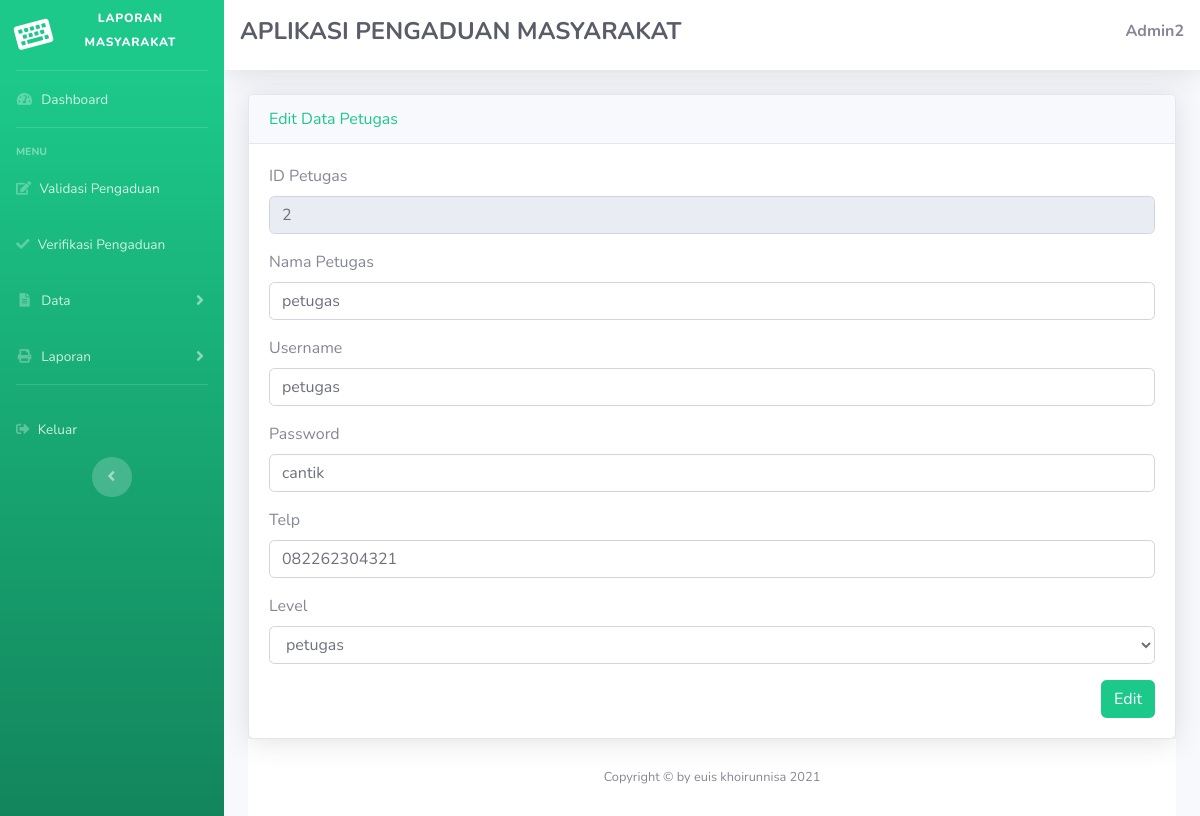
Page /admin/admin.php?url=edit_petugas&id=2 (signed in) on the committed database.
### tables this page shows
CREATE TABLE `petugas` (
  `id_petugas` int(11) NOT NULL,
  `nama_petugas` varchar(35) NOT NULL,
  `username` varchar(25) NOT NULL,
  `password` varchar(32) NOT NULL,
  `telp` varchar(12) NOT NULL,
  `level` enum('admin','petugas','','') NOT NULL
);

### admin/edit_petugas.php (the view, shortened to what this page needs)
<!DOCTYPE html>
<html lang="en">
<head>
  <link href=",,/vendor/fontawesome-free/css/all.min.css" rel="stylesheet" type="text/css">
  <link href="../css/sb-admin-2.min.css" rel="stylesheet">
</head>
<body id="page-top">
<div class="card shadow">
    <div class="card-header text-success">
        Edit Data Petugas
    </div>
    <div class="card-body">
    <?php
    require '../koneksi.php';
    $sqli=mysqli_query($konek, "select * from petugas where id_petugas='$_GET[id]' ");
    if($data=mysqli_fetch_array($sqli))
    {
        ?>
        <form action="update_petugas.php" method="post" class="form-horizontal" enctype="multipart/form-data">
            <div class="form-group cols-sm-6">
                <label>ID Petugas</label>
                <input type="text" name="id_petugas" value="<?php echo $data['id_petugas']; ?> " class="form-control" readonly>
            </div>
            <div class="form-group cols-sm-6">
                <label>Nama Petugas</label>
                <input type="text" name="nama_petugas" value="<?php echo $data['nama_petugas']; ?>" class="form-control">
            </div>
            <div class="form-group cols-sm-6">
                <label>Username</label>
                <input type="text" name="username" value="<?php echo $data['username']; ?>" class="form-control">
            </div>
            <div class="form-group cols-sm-6">
                <label>Password</label>
                <input type="text" name="password" value="<?php echo $data['password']; ?>" class="form-control">
            </div>
            <div class="form-group cols-sm-6">
                <label>Telp</label>
                <input type="text" name="telp" value="<?php echo $data['telp']; ?>" class="form-control">
            </div>
            <div class="form-group cols-sm-6">
                <label>Level</label>
                <select class="form-control" name="level">
                    <option value="<?php echo $data['level']; ?> "> <?php echo $data ['level']; ?></option>
                </select>
            </div>
                <input type="submit" value="Edit" class="btn btn-success float-right">
        </form>
    <?php } ?>
</body>
</html>

### rows in the picture
petugas: id_petugas "2", nama_petugas "petugas", username "petugas", password "cantik", telp "082262304321", level "petugas"

### other values in the picture
$_SESSION['nama'] "Admin2"
